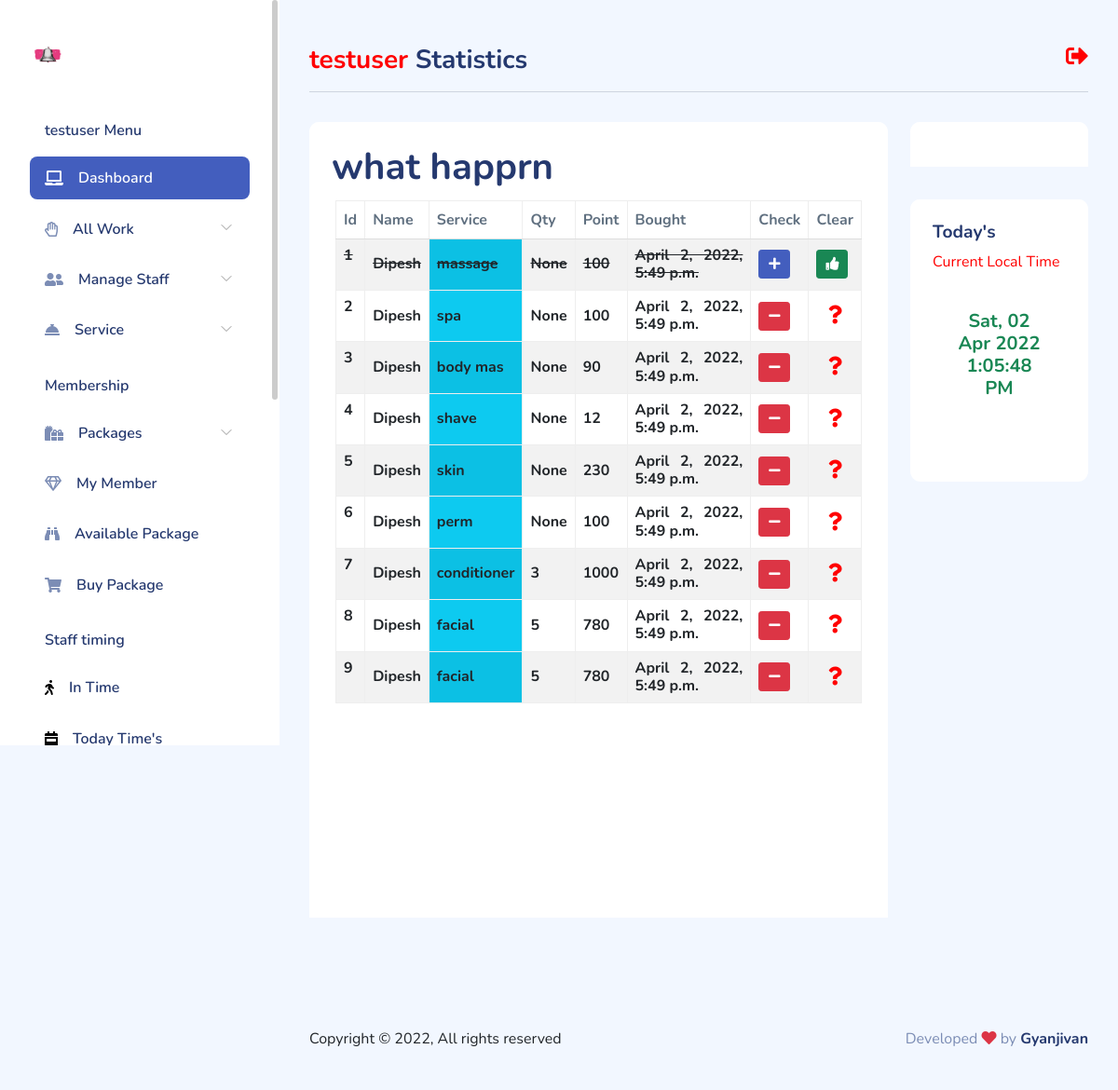
Page /client/membership-service/Dipesh/what happrn/ (signed in) on the committed database.
### client/models.py (models this page shows)
class My_package(models.Model):
    user = models.ForeignKey(
        User, on_delete=models.CASCADE, null=True, blank=True)
    customers = models.ForeignKey(Customers_package, on_delete=models.CASCADE,null=True, blank=True)
    cust = models.CharField(max_length=100, null=True, blank=True)
    fack = models.CharField(max_length=100, null=True, blank=True)
    service = models.CharField(max_length=100)
    qty = models.PositiveSmallIntegerField(null=True, blank=True)
    price = models.PositiveBigIntegerField()
    special = models.PositiveIntegerField(null=True, blank=True)
    find = models.BooleanField(default=True, null=True, blank=True)
    fdate = models.DateTimeField(auto_now_add=True)

### client/views.py (the view)
# urls.py: path('membership-service/<str:pid>/<str:p_name>/',views.paid_services_data,name='paid_service'),
@user_passes_test(lambda u: u.is_authenticated, login_url='/')
def paid_services_data(request,pid,p_name):
    data = My_package.objects.filter( Q(user=request.user) & Q(cust=pid) & Q(fack=p_name))
    print(data)
    context = {'data':data,'pk_name':p_name}
    return render(request,'client/paid_service.html',context)

### client/templates/client/paid_service.html (shortened to what this page needs)
{% extends "client/layout.html" %}
{% load static %}
{% block side_little %}
<div class="card-header">
</div>
{% endblock side_little %}
{% block table %}
<div class="card-header">
    <h1>{{pk_name}}</h1>
    <div class="scroll">
    <div class="table-responsive table-responsive-lg table-responsive-md table-responsive-sm">
    <table class="table table-bordered table-hover table-striped">
        <thead>
          <tr>
            <th scope="col">Id</th>
            <th scope="col">Name</th>
            <th scope="col">Service</th>
            <th scope="col">Qty</th>
            <th scope="col">Point</th>
            <th scope="col">Bought</th>
            <th scope="col">Check</th>
            <th scope="col">Clear</th>
        </tr>
        </thead>
        <tbody>
            {% if data %}
                {% for dt in data %}
                <tr class="h6 text-dark">
                    {% if dt.find is True  %}
                        <th scope="row">{{forloop.counter}}</th>
                        <td>{{dt.cust}}</td>
                        <td class="bg-info">{{dt.service}}</td>
                        <td>{{dt.qty}}</td>
                        <td>{{dt.price}}</td>
                        <td>{{dt.fdate}} </td>
                    {% else %}
                        <th scope="row" style="text-decoration: line-through;">{{forloop.counter}}</th>
                        <td style="text-decoration: line-through;">{{dt.cust}}</td>
                        <td style="text-decoration: line-through;" class="bg-info">{{dt.service}}</td>
                        <td style="text-decoration: line-through;">{{dt.qty}}</td>
                        <td style="text-decoration: line-through;">{{dt.price}}</td>
                        <td style="text-decoration: line-through;">{{dt.fdate}} </td>
                    {% endif %}
                {% if dt.find is True %}
                <td> <a href="{% url 'do_off' dt.id dt.cust dt.service  %}" type="submit" class="btn btn-danger btn-sm"><i class="fas fa-minus"></i></a> </td>
                {% else %}
                <td> <a href="{% url 'do_on' dt.id dt.cust dt.service  %}" type="submit" class="btn btn-primary btn-sm"><i class="fas fa-plus"></i></a> </td>
                {% endif %}
                <td>
                    {% if dt.find is False %}
                        <form action="{% url 'do_delete' dt.id dt.cust dt.service  %}" method="POST" novalidate>
                            <button type="submit" class="btn btn-success btn-sm">
                                <i class="fas fa-thumbs-up"></i>
                            </button>
                        </form>
                    {% else %}
                        <center>
                            <i class="fas fa-question" style="color:red;font-size:20px;"></i>
                        </center>
                    {% endif %}
                </td>
                </tr>
                {% endfor %}
            {% else %}
                <center class="mt-5">
                    <img src="{% static 'client/img/product-list.png' %}" class="img-fluid" alt="data not found" srcset=""> <br>
                    <img src="{% static 'client/img/empty.svg' %}" class="img-fluid" alt="data not found" srcset="">
                </center>
            {% endif %}
        </tbody>
      </table>
    </div>
    </div>
</div>
{% endblock table %}
{% block cardfeatur %}
<div class="card-header">
    <h4>Today's</h4><span><marquee style="color:red;">Current Local Time</marquee> </span>
</div>
<div class="px-4 pb-4">
    <div class="card-content pb-4">
        <div class="recent-message d-flex px-4 py-3">
            <span class="text-center text-success font-weight-bold h5">
                {% now "D, d M Y" %}
                <p id="demo"></p>
            </span>
        </div>
    </div>
</div>
{% endblock cardfeatur %}

### client/templates/client/layout.html (shortened to what this page needs)
{% load static %}
<!DOCTYPE html>
<html lang="en">
<head>
    <link rel="stylesheet" href="https://use.fontawesome.com/releases/v5.11.2/css/all.css">
    <link rel="stylesheet" href="{% static 'client/css/bootstrap.css' %}">
    <link rel="stylesheet" href="{% static 'client/css/bold.css' %}">
    <link rel="stylesheet" href="{% static 'client/css/perfect-scrollbar.css' %}">
    <link rel="stylesheet" href="{% static 'client/css/bootstrap-icons.css' %}">
    <link rel="stylesheet" href="{% static 'client/css/app.css' %}">
</head>
<body>
    <div id="app">
        <div id="sidebar" class="active">
            <div class="sidebar-wrapper active">
    <div class="sidebar-header">
        <div class="d-flex justify-content-between">
            <div class="logo">
                <a href="index.html"><img src="{% static 'client/img/bell.png' %}"  class="img-fluid"  alt="Logo" srcset=""></a>
            </div>
        </div>
    </div>
    <div class="sidebar-menu">
        <ul class="menu">
            <li class="sidebar-title">{{request.user}} Menu</li>
            <li
                class="sidebar-item active ">
                <a href="{% url 'client' %}" class='sidebar-link'>
                    <i class="fas fa-laptop"></i>
                    <span>Dashboard</span>
                </a>
            </li>
            <li
                class="sidebar-item  has-sub">
                <a href="#" class='sidebar-link'>
                    <i class="far fa-hand-paper"></i>
                    <span>All Work</span>
                </a>
            </li>
            <li
                class="sidebar-item  has-sub">
                <a href="#" class='sidebar-link'>
                    <i class="fas fa-user-friends"></i>
                    <span>Manage Staff</span>
                </a>
            </li>
            <li
                class="sidebar-item  has-sub">
                <a href="#" class='sidebar-link'>
                    <i class="fas fa-concierge-bell" style=""></i>
                    <span>Service</span>
                </a>
            </li>
            <li class="sidebar-title">Membership</li>
            <li
                class="sidebar-item  has-sub">
                <a href="#" class='sidebar-link'>
                    <i class="fas fa-gifts"></i>
                    <span>Packages</span>
                </a>
            </li>
            <li
            class="sidebar-item  ">
            <a href="{% url 'paid_mem' %}" class='sidebar-link'>
                <i class="far fa-gem"></i>
                <span>My Member</span>
            </a>
            </li>
            <li
            class="sidebar-item  ">
            <a href="{% url 'avail' %}" class='sidebar-link'>
                <i class="fas fa-binoculars"></i>
                <span>Available Package</span>
            </a>
            </li>
            <li
                class="sidebar-item  ">
                <a href="{% url 'buy_pack' %}" class='sidebar-link'>
                    <i class="fas fa-shopping-cart"></i>
                    <span>  Buy Package</span>
                </a>
            </li>
            <li class="sidebar-title">Staff timing</li>
            <li
                class="sidebar-item  ">
                <a href="{% url 'timing' %}" class='sidebar-link'>
                    <i class="fas fa-walking" style="color:black;"></i>
                    <span>In Time</span>
                </a>
            </li>
            <li
                class="sidebar-item   ">
                <a href="{% url 'totime' %}" class='sidebar-link'>
                    <i class="fas fa-calendar-week" style="color:black;"></i>
                    <span>Today Time's</span>
                </a>
            </li>
        </ul>
    </div>
</div>
        </div>
        <div id="main">
<div class="page-heading">
    <div class="float-end">
        <a href="{% url 'logoutv' %}"  ><i class="fas fa-sign-out-alt" style="font-size:24px; color:red;"></i></a>
    </div>
    <h3> <span style="color:red;">{{request.user}}</span> Statistics</h3>
    <hr>
</div>
<div class="page-content">
    <section class="row">
        <div class="col-12 col-lg-9">
            <div class="row">
                <div class="col-12">
                    <div class="card">
                        {% block table %}{% endblock table %}
                    </div>
                </div>
            </div>
            <div class="row">
                <div class="col-12 col-xl-4">
                </div>
                <div class="col-12 col-xl-8">
                </div>
            </div>
        </div>
        <div class="col-12 col-lg-3">
            <div class="card">
                {% block side_little %}{% endblock side_little %}
            </div>
            <div class="card">
                {% block cardfeatur %}{% endblock cardfeatur %}
            </div>
            </div>
        </section>
    </div>
            <footer class="black">
                <div class="footer clearfix mb-0 text-muted">
                    <div class="float-start text-dark">
                        <p>Copyright  &copy; {% now 'Y' %},   All rights reserved</p>
                    </div>
                    <div class="float-end">
                        <p>Developed <span class="text-danger"><i class="fas fa-heart"></i></span> by <a
                                href="" class="h6">Gyanjivan</a></p>
                    </div>
                </div>
            </footer>
        </div>
    </div>
</body>
</html>

### client/static/client/css/perfect-scrollbar.css (style rules this page uses)
.ps { overflow: hidden !important; overflow-anchor: none; -ms-overflow-style: none; touch-action: auto; -ms-touch-action: auto; }

### client/static/client/css/app.css (style rules this page uses)
.btn i,.btn svg { height:16px;width:16px }
.btn.btn-danger,.btn.btn-info,.btn.btn-primary,.btn.btn-secondary,.btn.btn-success,.btn.btn-warning { color:#fff }
.card { border:none;margin-bottom:2.2rem }
.card .card-header { border:none }
.card .card-header h4 { font-size:1.2rem;font-weight:700 }
.card .card-content { position:relative }
#sidebar.active .sidebar-wrapper { left:0 }
.sidebar-wrapper { background-color:#fff;bottom:0;height:100vh;overflow-y:auto;position:fixed;top:0;transition:left .5s ease-out;width:300px;z-index:10 }
.sidebar-wrapper .sidebar-header { font-size:2rem;font-weight:700;padding:2rem 2rem 1rem }
.sidebar-wrapper .sidebar-header img { height:1.2rem }
.sidebar-wrapper .menu { font-weight:600;margin-top:2rem;padding:0 2rem }
.sidebar-wrapper .menu .sidebar-title { color:#25396f;font-size:1rem;font-weight:600;list-style:none;margin:1.5rem 0 1rem;padding:0 1rem }
.sidebar-wrapper .menu .sidebar-link { align-items:center;border-radius:.5rem;color:#25396f;display:block;display:flex;font-size:1rem;padding:.7rem 1rem;text-decoration:none;transition:all .5s }
.sidebar-wrapper .menu .sidebar-link i,.sidebar-wrapper .menu .sidebar-link svg { color:#7c8db5 }
.sidebar-wrapper .menu .sidebar-link span { margin-left:1rem }
.sidebar-wrapper .menu .sidebar-item { list-style:none;margin-top:.5rem;position:relative }
.sidebar-wrapper .menu .sidebar-item.has-sub .sidebar-link:after { color:#ccc;display:block;position:absolute;right:15px;top:12px }
.sidebar-wrapper .menu .sidebar-item.active>.sidebar-link { background-color:#435ebe }
.sidebar-wrapper .menu .sidebar-item.active>.sidebar-link span { color:#fff }
.sidebar-wrapper .menu .sidebar-item.active>.sidebar-link i,.sidebar-wrapper .menu .sidebar-item.active>.sidebar-link svg { fill:#fff;color:#fff }
.dataTable-table td,.dataTable-table thead th,.table td,.table thead th { vertical-align:middle }
.dataTable-table:not(.table-borderless) thead th,.table:not(.table-borderless) thead th { border-bottom:1px solid #dedede!important }
#main { margin-left:300px;padding:2rem }
.page-heading { margin:0 0 2rem }
.page-heading h3 { font-weight:700 }
a { text-decoration:none }

### client/templates/client/paid_service.html (style rules this page uses)
div.scroll { margin:4px, 4px; padding:4px; height: 750px; overflow-x: hidden; overflow-y: auto; text-align:justify; }

### rows in the picture
My_package: cust "Dipesh", service "massage", qty "None", price "100", fdate "April 2, 2022, 5:49 p.m.", find False (drawn)
My_package: cust "Dipesh", service "spa", qty "None", price "100", fdate "April 2, 2022, 5:49 p.m.", find True (drawn)
My_package: cust "Dipesh", service "body mas", qty "None", price "90", fdate "April 2, 2022, 5:49 p.m.", find True (drawn)
My_package: cust "Dipesh", service "shave", qty "None", price "12", fdate "April 2, 2022, 5:49 p.m.", find True (drawn)
My_package: cust "Dipesh", service "skin", qty "None", price "230", fdate "April 2, 2022, 5:49 p.m.", find True (drawn)
My_package: cust "Dipesh", service "perm", qty "None", price "100", fdate "April 2, 2022, 5:49 p.m.", find True (drawn)
My_package: cust "Dipesh", service "conditioner", qty "3", price "1000", fdate "April 2, 2022, 5:49 p.m.", find True (drawn)
My_package: cust "Dipesh", service "facial", qty "5", price "780", fdate "April 2, 2022, 5:49 p.m.", find True (drawn)
My_package: cust "Dipesh", service "facial", qty "5", price "780", fdate "April 2, 2022, 5:49 p.m.", find True (drawn)

### other values in the picture
{{ request.user }} "testuser"
{{ pk_name }} "what happrn"
